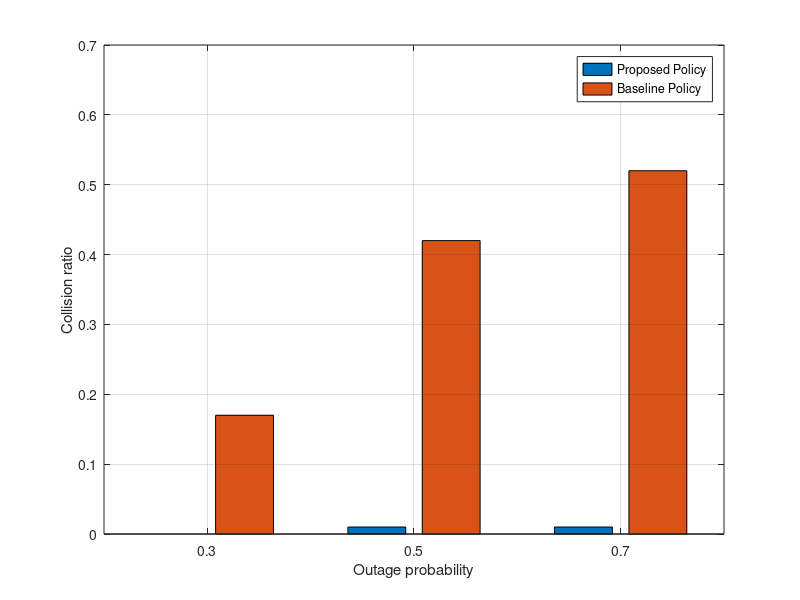

The MATLAB script that drew this image:


clc
clear;
close all;
tic;
%%  massive mimo downlink system under AM framework 
%%  minmax method to settle throughput value of Rs
load('outage_collision.mat')
load('basedline.mat','ratio1');


X = [0.7 0.5 0.3];  % x_label 
data = [ratio(4) ratio1(4); ratio(6) ratio1(6); ratio(8) ratio1(8)]; 
%Y = [ratio(3) ratio(5) ratio(7) ratio1(3) ratio1(5) ratio1(7)];
b = bar(data);
ch = get(b,'children');
%set(ch,'FaceVertexCData',[1 0 1; 0 0 0;]);
set(gca,'XTickLabel',{'0.3','0.5','0.7'});
legend('Proposed Policy','Baseline Policy');
xlabel('Outage probability');
ylabel('Collision ratio');
grid on; 
toc;